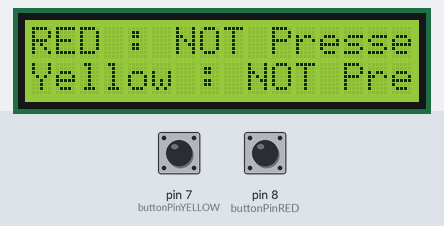
The sketch below on a simulated Arduino Uno, built with avr-gcc and run on an emulated ATmega328P. Parts: 16×2 character LCD. The inputs (shaded band) are chosen by the test bench; at power-on: pin 7 (buttonPinYELLOW) LOW, pin 8 (buttonPinRED) LOW.

Above: at 1.2 s.
1.3 s: pin 7 (buttonPinYELLOW) pulled HIGH for 0.65 s
At 2.1 s:
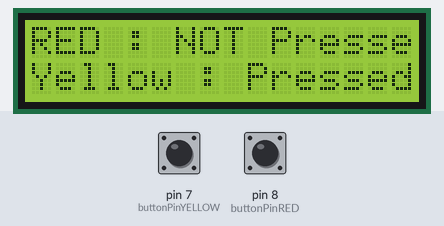
3.7 s: pin 8 (buttonPinRED) pulled HIGH for 0.65 s
At 4.2 s:
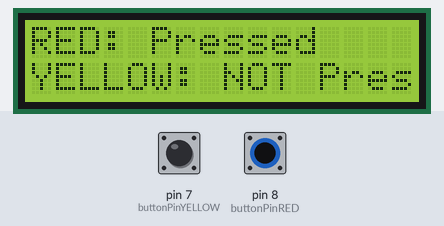
5.9 s: pin 8 (buttonPinRED) pulled HIGH for 3.2 s
10.7 s: pin 7 (buttonPinYELLOW) pulled HIGH for 3.2 s
At 12.0 s:
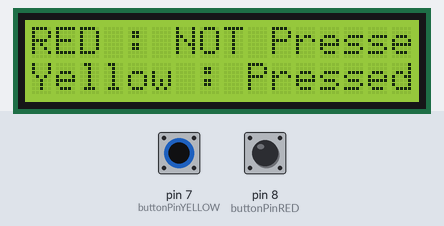
15.5 s: pin 7 (buttonPinYELLOW) driven HIGH and pin 8 (buttonPinRED) driven HIGH
At 16.5 s:
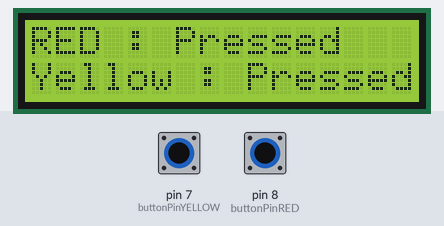
Timing chart, 0 to 18.1 s (numbered marks = the images above; inputs shaded):
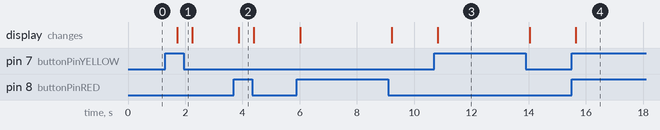

The sketch:

Test_Buttons_LCD.ino
```cpp
#include <Wire.h>
#include <LiquidCrystal_I2C.h>
LiquidCrystal_I2C lcd(0x27, 16, 2);
const int buttonPinRED = 8;// The pin where the button is connected
const int buttonPinYELLOW = 7;
int buttonREDState = 0;     // Variable to store the button state
int buttonYELLOWState = 0;     // Variable to store the button state

void setup() {
  // Initialize the LCD
  lcd.init();
  // Turn on the backlight
  lcd.backlight();
  pinMode(buttonPinRED, INPUT); // Set the button pin as input
  pinMode(buttonPinYELLOW, INPUT); // Set the button pin as input
  }
// Function to display text on the LCD display
void displayText(String line1, String line2) {
  lcd.clear();
  lcd.setCursor(0, 0);
  lcd.print(line1);
  lcd.setCursor(0, 1);
  lcd.print(line2);
}

void loop() {
  buttonREDState = digitalRead(buttonPinRED); // Read the button state
  buttonYELLOWState = digitalRead(buttonPinYELLOW); // Read the button state
  if (buttonREDState == HIGH && buttonYELLOWState == HIGH ) { // Check if the button is pressed
    displayText("RED : Pressed", "Yellow : Pressed");
  }
  if (buttonREDState == LOW && buttonYELLOWState == LOW ) { // Check if the button is pressed
    displayText("RED : NOT Pressed", "Yellow : NOT Pressed");
  }
  if (buttonREDState == LOW && buttonYELLOWState == HIGH ) { // Check if the button is pressed
    displayText("RED : NOT Pressed", "Yellow : Pressed");
  }
  if (buttonREDState == HIGH && buttonYELLOWState == LOW ) { // Check if the button is pressed
    displayText("RED: Pressed", "YELLOW: NOT Pressed");
  }
    delay(500); // Add a small delay to avoid flooding the serial monitor
}
```

Measured:
- after the input at 1.3 s, the display: changes after 0.41 s (image 1)
- after the input at 3.7 s, the display: changes after 0.16 s (image 2)
- after the input at 10.7 s, the display: changes after 0.13 s (image 3)
- after the input at 15.5 s, the display: changes after 0.15 s (image 4)
